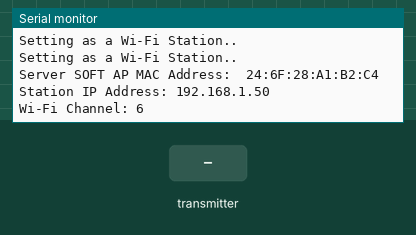
The sketch below on a simulated ESP32. Parts: the last lines printed to the serial monitor. The inputs (shaded band) are chosen by the test bench. WiFi joins after 1.5 s; servers stay silent unless stated; random numbers use the default seed unless the sketch sets one.

Above: at 3.2 s.
3.3 s: the transmitter starts sending msgType = 0
At 3.62 s:
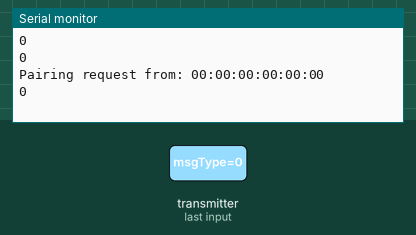
4.8 s: the transmitter starts sending id = 64
At 5.12 s:
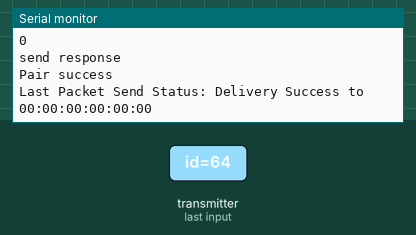
6.3 s: the transmitter starts sending id = 128
Timing chart, 0 to 9.3 s (numbered marks = the images above; inputs shaded):
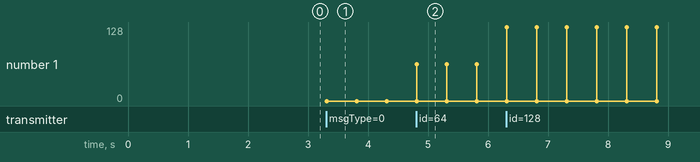

The sketch:

esp-now-host.ino
```cpp
#include <esp_now.h>
#include <WiFi.h>
#include <ArduinoJson.h>

const char* ssid = "xucode01";
const char* password = "12341234";

esp_now_peer_info_t slave;
int chan;

enum MessageType {PAIRING, DATA,};
MessageType messageType;

int counter = 0;


typedef struct struct_message {
  uint8_t msgType;
  uint8_t id;
  float temp;
  float hum;
  unsigned int readingId;
} struct_message;

typedef struct struct_pairing {
    uint8_t msgType;
    uint8_t id;
    uint8_t macAddr[6];
    uint8_t channel;
} struct_pairing;

struct_message incomingReadings;
struct_message outgoingSetpoints;
struct_pairing pairingData;

void readDataToSend() {
  outgoingSetpoints.msgType = DATA;
  outgoingSetpoints.id = 0;
  outgoingSetpoints.temp = random(0, 40);
  outgoingSetpoints.hum = random(0, 100);
  outgoingSetpoints.readingId = counter++;
}


// ---------------------------- esp_ now -------------------------
void printMAC(const uint8_t * mac_addr){
  char macStr[18];
  snprintf(macStr, sizeof(macStr), "%02x:%02x:%02x:%02x:%02x:%02x",
           mac_addr[0], mac_addr[1], mac_addr[2], mac_addr[3], mac_addr[4], mac_addr[5]);
  Serial.print(macStr);
}

bool addPeer(const uint8_t *peer_addr) {
  memset(&slave, 0, sizeof(slave));
  const esp_now_peer_info_t *peer = &slave;
  memcpy(slave.peer_addr, peer_addr, 6);

  slave.channel = chan;
  slave.encrypt = 0;
  bool exists = esp_now_is_peer_exist(slave.peer_addr);
  if (exists) {
    Serial.println("Already Paired");
    return true;
  }
  else {
    esp_err_t addStatus = esp_now_add_peer(peer);
    if (addStatus == ESP_OK) {
      Serial.println("Pair success");
      return true;
    }
    else
    {
      Serial.println("Pair failed");
      return false;
    }
  }
}

void OnDataSent(const uint8_t *mac_addr, esp_now_send_status_t status) {
  Serial.print("Last Packet Send Status: ");
  Serial.print(status == ESP_NOW_SEND_SUCCESS ? "Delivery Success to " : "Delivery Fail to ");
  printMAC(mac_addr);
  Serial.println();
}

void OnDataRecv(const uint8_t * mac_addr, const uint8_t *incomingData, int len) {
  Serial.print(len);
  Serial.print(" bytes of data received from : ");
  printMAC(mac_addr);
  Serial.println();
  StaticJsonDocument<1000> root;
  String payload;
  uint8_t type = incomingData[0];
  switch (type) {
  case DATA :
    memcpy(&incomingReadings, incomingData, sizeof(incomingReadings));
    root["id"] = incomingReadings.id;
    root["temperature"] = incomingReadings.temp;
    root["humidity"] = incomingReadings.hum;
    root["readingId"] = String(incomingReadings.readingId);
    serializeJson(root, payload);
    Serial.print("event send :");
    serializeJson(root, Serial);
    Serial.println();
    break;

  case PAIRING:
    memcpy(&pairingData, incomingData, sizeof(pairingData));
    Serial.println(pairingData.msgType);
    Serial.println(pairingData.id);
    Serial.print("Pairing request from: ");
    printMAC(mac_addr);
    Serial.println();
    Serial.println(pairingData.channel);
    if (pairingData.id > 0) {
      if (pairingData.msgType == PAIRING) {
        pairingData.id = 0;
        WiFi.softAPmacAddress(pairingData.macAddr);
        pairingData.channel = chan;
        Serial.println("send response");
        esp_err_t result = esp_now_send(mac_addr, (uint8_t *) &pairingData, sizeof(pairingData));
        addPeer(mac_addr);
      }
    }
    break;
  }
}

void initESP_NOW(){
    if (esp_now_init() != ESP_OK) {
      Serial.println("Error initializing ESP-NOW");
      return;
    }
    esp_now_register_send_cb(OnDataSent);
    esp_now_register_recv_cb(OnDataRecv);
}

void setup() {
  Serial.begin(115200);

  Serial.println();
  Serial.print("Server MAC Address:  ");
  Serial.println(WiFi.macAddress());

  WiFi.mode(WIFI_AP_STA);
  WiFi.begin(ssid, password);
  while (WiFi.status() != WL_CONNECTED) {
    delay(1000);
    Serial.println("Setting as a Wi-Fi Station..");
  }

  Serial.print("Server SOFT AP MAC Address:  ");
  Serial.println(WiFi.softAPmacAddress());

  chan = WiFi.channel();
  Serial.print("Station IP Address: ");
  Serial.println(WiFi.localIP());
  Serial.print("Wi-Fi Channel: ");
  Serial.println(WiFi.channel());

  initESP_NOW();

}

void loop() {
  static unsigned long lastEventTime = millis();
  static const unsigned long EVENT_INTERVAL_MS = 5000;
  if ((millis() - lastEventTime) > EVENT_INTERVAL_MS) {
    lastEventTime = millis();
    readDataToSend();
    esp_now_send(NULL, (uint8_t *) &outgoingSetpoints, sizeof(outgoingSetpoints));
  }
}
```

Measured:
- after the input at 3.3 s, the serial monitor: prints a new line at once (image 1)
- after the input at 4.8 s, the serial monitor: prints a new line at once (image 2)
